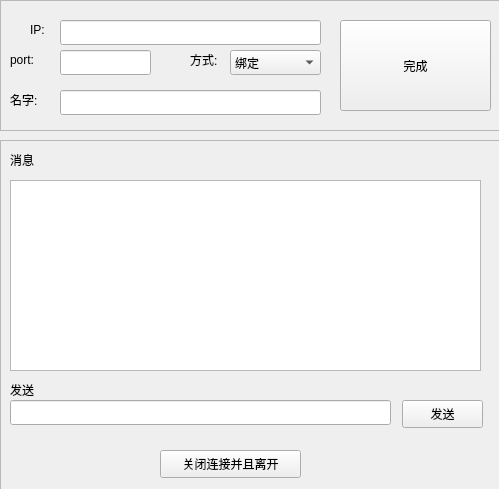
<?xml version="1.0" encoding="UTF-8"?>
<ui version="4.0">
 <class>Widget</class>
 <widget class="QWidget" name="Widget">
  <property name="geometry">
   <rect>
    <x>0</x>
    <y>0</y>
    <width>499</width>
    <height>489</height>
   </rect>
  </property>
  <property name="windowTitle">
   <string>Widget</string>
  </property>
  <widget class="QFrame" name="start">
   <property name="geometry">
    <rect>
     <x>0</x>
     <y>0</y>
     <width>501</width>
     <height>131</height>
    </rect>
   </property>
   <property name="frameShape">
    <enum>QFrame::StyledPanel</enum>
   </property>
   <property name="frameShadow">
    <enum>QFrame::Raised</enum>
   </property>
   <widget class="QLineEdit" name="name">
    <property name="geometry">
     <rect>
      <x>60</x>
      <y>90</y>
      <width>261</width>
      <height>25</height>
     </rect>
    </property>
   </widget>
   <widget class="QComboBox" name="method">
    <property name="enabled">
     <bool>true</bool>
    </property>
    <property name="geometry">
     <rect>
      <x>230</x>
      <y>50</y>
      <width>91</width>
      <height>25</height>
     </rect>
    </property>
    <item>
     <property name="text">
      <string>绑定</string>
     </property>
    </item>
    <item>
     <property name="text">
      <string>开房</string>
     </property>
    </item>
   </widget>
   <widget class="QLabel" name="label_4">
    <property name="geometry">
     <rect>
      <x>10</x>
      <y>90</y>
      <width>41</width>
      <height>19</height>
     </rect>
    </property>
    <property name="text">
     <string>名字:</string>
    </property>
   </widget>
   <widget class="QLabel" name="label_3">
    <property name="geometry">
     <rect>
      <x>190</x>
      <y>50</y>
      <width>41</width>
      <height>19</height>
     </rect>
    </property>
    <property name="text">
     <string>方式:</string>
    </property>
   </widget>
   <widget class="QPushButton" name="bind">
    <property name="geometry">
     <rect>
      <x>340</x>
      <y>20</y>
      <width>151</width>
      <height>91</height>
     </rect>
    </property>
    <property name="text">
     <string>完成</string>
    </property>
   </widget>
   <widget class="QLabel" name="label">
    <property name="geometry">
     <rect>
      <x>30</x>
      <y>20</y>
      <width>21</width>
      <height>19</height>
     </rect>
    </property>
    <property name="text">
     <string>IP:</string>
    </property>
   </widget>
   <widget class="QLabel" name="label_2">
    <property name="geometry">
     <rect>
      <x>10</x>
      <y>50</y>
      <width>41</width>
      <height>19</height>
     </rect>
    </property>
    <property name="text">
     <string>port:</string>
    </property>
   </widget>
   <widget class="QLineEdit" name="ip_inp">
    <property name="enabled">
     <bool>true</bool>
    </property>
    <property name="geometry">
     <rect>
      <x>60</x>
      <y>20</y>
      <width>261</width>
      <height>25</height>
     </rect>
    </property>
   </widget>
   <widget class="QLineEdit" name="port_inp">
    <property name="geometry">
     <rect>
      <x>60</x>
      <y>50</y>
      <width>91</width>
      <height>25</height>
     </rect>
    </property>
   </widget>
  </widget>
  <widget class="QFrame" name="connect">
   <property name="geometry">
    <rect>
     <x>0</x>
     <y>140</y>
     <width>501</width>
     <height>351</height>
    </rect>
   </property>
   <property name="frameShape">
    <enum>QFrame::StyledPanel</enum>
   </property>
   <property name="frameShadow">
    <enum>QFrame::Raised</enum>
   </property>
   <widget class="QLabel" name="label_5">
    <property name="geometry">
     <rect>
      <x>10</x>
      <y>10</y>
      <width>69</width>
      <height>19</height>
     </rect>
    </property>
    <property name="text">
     <string>消息</string>
    </property>
   </widget>
   <widget class="QPlainTextEdit" name="information">
    <property name="geometry">
     <rect>
      <x>10</x>
      <y>40</y>
      <width>471</width>
      <height>191</height>
     </rect>
    </property>
    <property name="readOnly">
     <bool>true</bool>
    </property>
   </widget>
   <widget class="QLineEdit" name="text">
    <property name="geometry">
     <rect>
      <x>10</x>
      <y>260</y>
      <width>381</width>
      <height>25</height>
     </rect>
    </property>
   </widget>
   <widget class="QLabel" name="label_6">
    <property name="geometry">
     <rect>
      <x>10</x>
      <y>240</y>
      <width>69</width>
      <height>19</height>
     </rect>
    </property>
    <property name="text">
     <string>发送</string>
    </property>
   </widget>
   <widget class="QPushButton" name="send">
    <property name="geometry">
     <rect>
      <x>402</x>
      <y>260</y>
      <width>81</width>
      <height>28</height>
     </rect>
    </property>
    <property name="text">
     <string>发送</string>
    </property>
   </widget>
   <widget class="QPushButton" name="disconnect">
    <property name="geometry">
     <rect>
      <x>160</x>
      <y>310</y>
      <width>141</width>
      <height>28</height>
     </rect>
    </property>
    <property name="text">
     <string>关闭连接并且离开</string>
    </property>
   </widget>
  </widget>
 </widget>
 <resources/>
 <connections/>
</ui>
